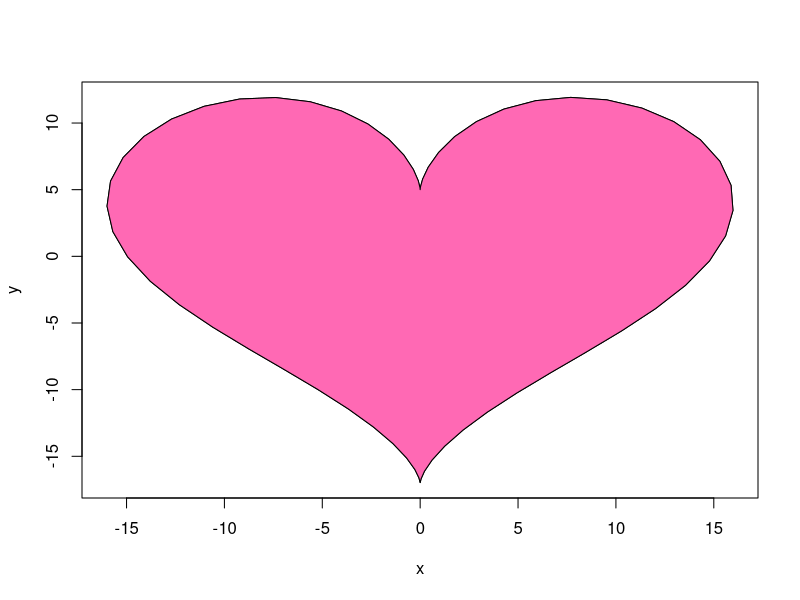

The R source for this figure:
# Heart

points <- data.frame(t = seq(0, 2 * pi, by=0.1))

x_coordinates <- function(t) 16 * sin(t)^3
y_coordinates <- function(t) 13 * cos(t) - 5 * cos(2 * t) - 2 * cos(3 * t) - cos(4 * t)

points$y = y_coordinates(points$t)
points$x = x_coordinates(points$t)

with(points, plot(x, y, type="l"))
with(points, polygon(x, y, col="hotpink"))